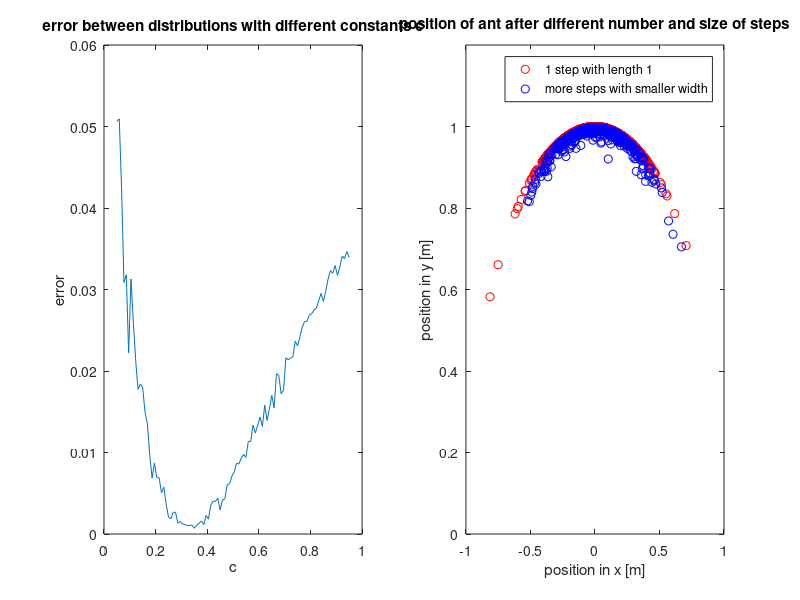

The MATLAB script that drew this image:
% compares the probability to land at a specific position for different step sizes of ant
% finds out how the variance for different step sizes has to be ajusted

% constants
speed = 1;
N = 500;
origin = zeros(2,N);
sigma0 = pi/12;

% distribution for one step
dt = 1;
stepWidth = speed*dt;

delta = normrnd(0,sigma0,1,N);
dposition = stepWidth * [sin(delta);cos(delta)];
position1 = origin + dposition;

% distribution for more steps
dt = 1/10;
stepWidth = speed*dt;

number = 100;
error = zeros(1,number);
c = linspace(0.05,0.95,number);

for k = 1:number
    varianceFactor = dt^c(k);    
    position2 = origin;
    mu = 0;    
    for l = 1:1/dt
        delta = normrnd(mu,varianceFactor*sigma0,1,N);
        mu = delta;
        dposition = stepWidth * [sin(delta);cos(delta)];
        position2 = position2 + dposition;
    end
    
    % find the error between distribution with one step
    % and the distribution with more steps
    [first_row, I] = sort(position1(1,:));
    second_row = position1(2,I);
    position1_sorted = [first_row; second_row];

    [first_row, I] = sort(position2(1,:));
    second_row = position2(2,I);
    position2_sorted = [first_row; second_row];

    deviation = position1_sorted - position2_sorted;
    deviation_norm = deviation(1,:).^2 + deviation(2,:).^2;
    error(k) = mean(deviation_norm);
end

% plot the root constant for the factor in the variance of the distribution
% against the error between the distributions with one and more steps
subplot(1,2,1);
plot(c, error);
title('error between distributions with different constants c');
xlabel('c');
ylabel('error');

% root constant c for which the error is minimal
[~, position] = min(error);
constant = c(position);

% distribution for more steps
stepWidth = speed*dt;
varianceFactor = dt^constant;    
position2 = origin;
mu = 0;    
for l = 1:1/dt
    delta = normrnd(mu,varianceFactor*sigma0,1,N);
    mu = delta;
    dposition = stepWidth * [sin(delta);cos(delta)];
    position2 = position2 + dposition;
end

subplot(1,2,2);
plot(position1(1,:),position1(2,:),'ro');
hold on;
plot(position2(1,:),position2(2,:),'bo');
hold off;
title('position of ant after different number and size of steps');
legend('1 step with length 1','more steps with smaller width');
xlabel('position in x [m]');
ylabel('position in y [m]');
axis([-1,1,0,1.2]);

set(gcf,'numbertitle','off','name','VarianceForStepWidth_plot')
